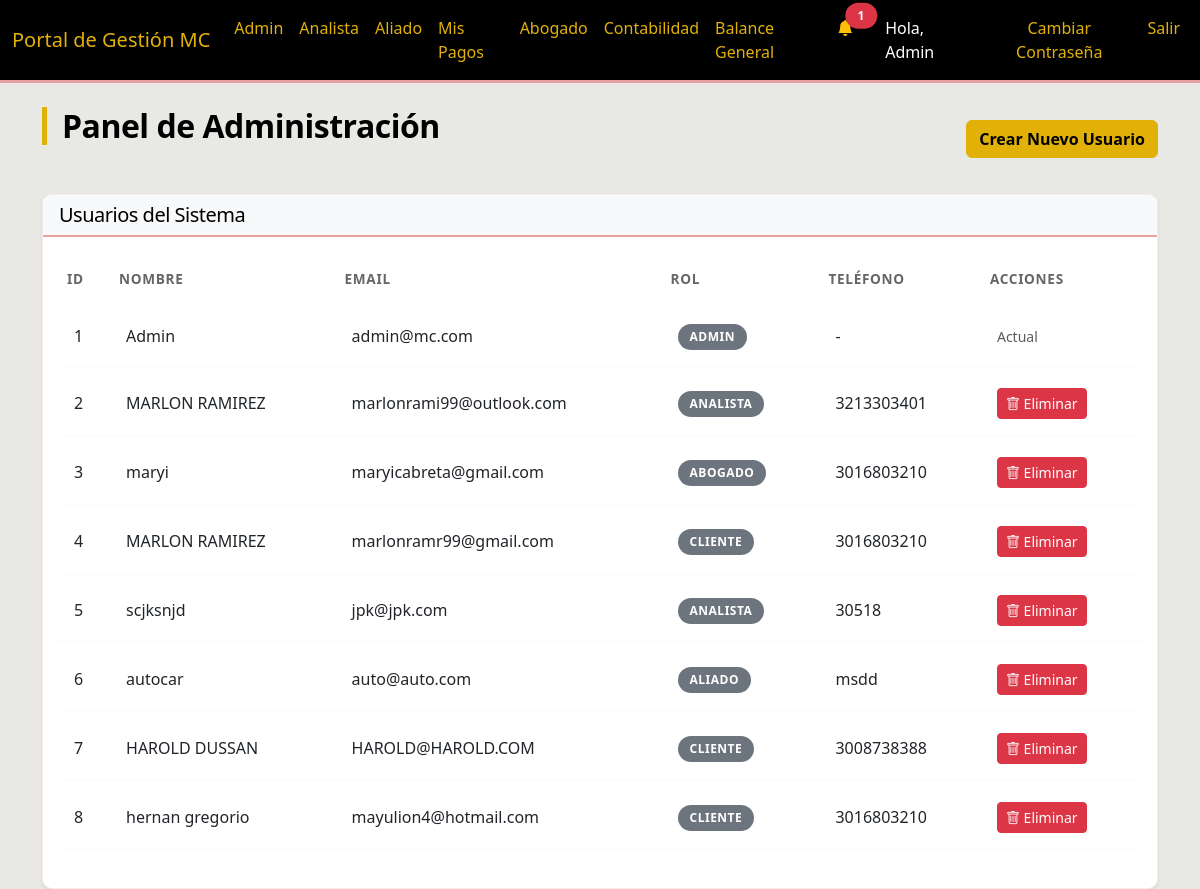
Page /admin (signed in) on the earlier database version.
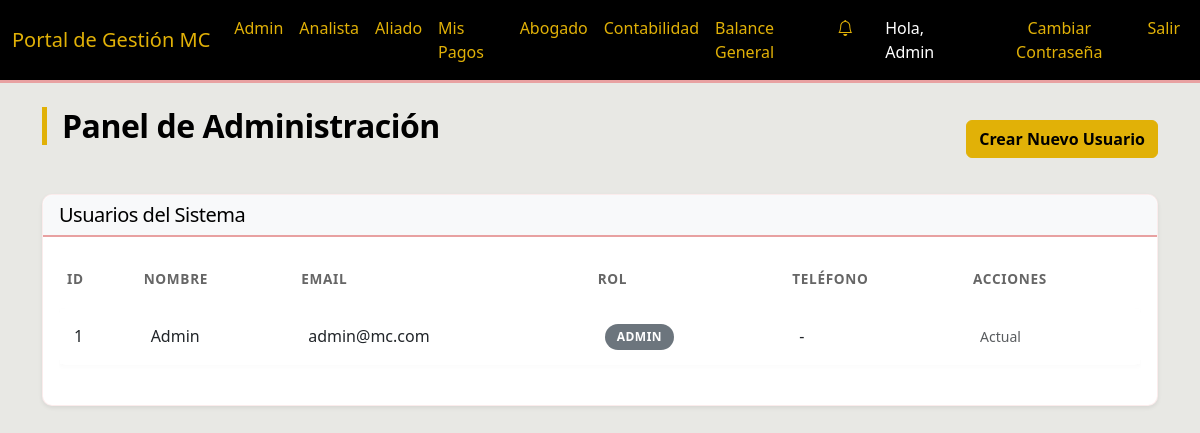
Same page on the later database version.
### models.py (models this page shows)
class User(UserMixin, db.Model):
    id = db.Column(db.Integer, primary_key=True)
    nombre_completo = db.Column(db.String(100), nullable=False)
    telefono = db.Column(db.String(20))
    email = db.Column(db.String(120), unique=True, nullable=False)
    rol = db.Column(db.String(20), nullable=False)  # 'Admin', 'Analista', 'Abogado', 'Aliado'
    password = db.Column(db.String(200)) # Added password for auth
    payments = db.relationship('AllyPayment', backref='ally', lazy=True)

### routes/admin.py (the view)
@admin_bp.route('/admin')
@login_required
def admin_dashboard():
    if current_user.rol != 'Admin':
        flash('Acceso no autorizado', 'danger')
        return redirect(url_for('main.index'))
    users = User.query.all()
    return render_template('admin/dashboard.html', users=users)

### app.py (called while the page is built)
@login_manager.user_loader
def load_user(user_id):
    return User.query.get(int(user_id))

### templates/admin/dashboard.html (shortened to what this page needs)
{% extends "base.html" %}
{% block content %}
<div class="d-flex justify-content-between align-items-center mb-4">
    <h2>Panel de Administración</h2>
    <button type="button" class="btn btn-primary" data-bs-toggle="modal" data-bs-target="#createUserModal">
        Crear Nuevo Usuario
    </button>
</div>
<div class="card shadow-sm">
    <div class="card-header bg-light">
        <h5 class="mb-0">Usuarios del Sistema</h5>
    </div>
    <div class="card-body">
        <div class="table-responsive">
            <table class="table table-hover">
                <thead>
                    <tr>
                        <th>ID</th>
                        <th>Nombre</th>
                        <th>Email</th>
                        <th>Rol</th>
                        <th>Teléfono</th>
                        <th>Acciones</th>
                    </tr>
                </thead>
                <tbody>
                    {% for user in users %}
                    <tr>
                        <td>{{ user.id }}</td>
                        <td>{{ user.nombre_completo }}</td>
                        <td>{{ user.email }}</td>
                        <td><span class="badge bg-secondary">{{ user.rol }}</span></td>
                        <td>{{ user.telefono or '-' }}</td>
                        <td>
                            {% if user.id != current_user.id %}
                            <form action="{{ url_for('admin.delete_user', user_id=user.id) }}" method="POST"
                                onsubmit="return confirm('¿Estás seguro de eliminar a este usuario? Esta acción es irreversible.');"
                                style="display:inline;">
                                <button type="submit" class="btn btn-sm btn-danger" title="Eliminar">
                                    <i class="bi bi-trash"></i> Eliminar
                                </button>
                            </form>
                            {% else %}
                            <span class="text-muted small">Actual</span>
                            {% endif %}
                        </td>
                    </tr>
                    {% endfor %}
                </tbody>
            </table>
        </div>
    </div>
</div>
{% endblock %}

### templates/base.html (shortened to what this page needs)
<!DOCTYPE html>
<html lang="es">
<head>
    <link href="https://cdn.jsdelivr.net/npm/bootstrap@5.3.0/dist/css/bootstrap.min.css" rel="stylesheet">
    <link href="https://cdn.jsdelivr.net/npm/bootstrap-icons@1.7.2/font/bootstrap-icons.css" rel="stylesheet">
    <link rel="stylesheet" href="{{ url_for('static', filename='css/style.css') }}">
</head>
<body>
    <nav class="navbar navbar-expand-lg navbar-dark bg-dark">
        <div class="container-fluid">
            <a class="navbar-brand" href="#">Portal de Gestión MC</a>
            <div class="collapse navbar-collapse" id="navbarNav">
                <ul class="navbar-nav me-auto">
                    {% if current_user.is_authenticated %}
                    {% if current_user.rol == 'Admin' %}
                    <li class="nav-item"><a class="nav-link" href="{{ url_for('admin.admin_dashboard') }}">Admin</a>
                    </li>
                    {% endif %}
                    {% if current_user.rol == 'Analista' or current_user.rol == 'Admin' %}
                    <li class="nav-item"><a class="nav-link"
                            href="{{ url_for('analyst.analyst_dashboard') }}">Analista</a>
                    </li>
                    {% endif %}
                    {% if current_user.rol == 'Aliado' or current_user.rol == 'Admin' %}
                    <li class="nav-item"><a class="nav-link"
                            href="{{ url_for('aliados.aliados_dashboard') }}">Aliado</a>
                    </li>
                    <li class="nav-item"><a class="nav-link" href="{{ url_for('aliados.mis_pagos') }}">Mis Pagos</a>
                    </li>
                    {% endif %}
                    {% if current_user.rol == 'Abogado' or current_user.rol == 'Admin' %}
                    <li class="nav-item"><a class="nav-link" href="{{ url_for('lawyer.lawyer_dashboard') }}">Abogado</a>
                    </li>
                    <li class="nav-item"><a class="nav-link"
                            href="{{ url_for('main.accounting_dashboard') }}">Contabilidad</a>
                    </li>
                    <li class="nav-item"><a class="nav-link" href="{{ url_for('main.balance_general') }}">Balance
                            General</a>
                    </li>
                    {% endif %}
                    {% endif %}
                </ul>
                <ul class="navbar-nav">
                    {% if current_user.is_authenticated %}
                    <li class="nav-item dropdown me-3">
                        <a class="nav-link position-relative" href="#" id="navbarDropdownNotifications" role="button"
                            data-bs-toggle="dropdown" aria-expanded="false">
                            <i class="bi bi-bell{% if unread_messages_count > 0 %}-fill text-warning{% endif %}"></i>
                            {% if unread_messages_count > 0 %}
                            <span
                                class="position-absolute top-10 start-100 translate-middle badge rounded-pill bg-danger">
                                {{ unread_messages_count }}
                            </span>
                            {% endif %}
                        </a>
                    </li>
                    <li class="nav-item"><span class="nav-link text-light">Hola, {{ current_user.nombre_completo
                            }}</span></li>
                    <li class="nav-item">
                        <button type="button" class="btn btn-link nav-link" data-bs-toggle="modal"
                            data-bs-target="#changePasswordModal">
                            Cambiar Contraseña
                        </button>
                    </li>
                    <li class="nav-item"><a class="nav-link" href="{{ url_for('auth.logout') }}">Salir</a></li>
                    {% else %}
                    <li class="nav-item"><a class="nav-link" href="{{ url_for('auth.login') }}">Ingresar</a></li>
                    {% endif %}
                </ul>
            </div>
        </div>
    </nav>
    <div class="container mt-4">
        {% block content %}{% endblock %}
    </div>
</body>
</html>

Differences in the rows shown:
removed User: id "2", nombre_completo "MARLON RAMIREZ", email "marlonrami99@outlook.com", rol "ANALISTA", telefono "3213303401"
removed User: id "3", nombre_completo "maryi", email "maryicabreta@gmail.com", rol "ABOGADO", telefono "3016803210"
removed User: id "4", nombre_completo "MARLON RAMIREZ", email "marlonramr99@gmail.com", rol "CLIENTE", telefono "3016803210"
removed User: id "5", nombre_completo "scjksnjd", email "jpk@jpk.com", rol "ANALISTA", telefono "30518"
removed User: id "6", nombre_completo "autocar", email "auto@auto.com", rol "ALIADO", telefono "msdd"
removed User: id "7", nombre_completo "HAROLD DUSSAN", email "HAROLD@HAROLD.COM", rol "CLIENTE", telefono "3008738388"
removed User: id "8", nombre_completo "hernan gregorio", email "mayulion4@hotmail.com", rol "CLIENTE", telefono "3016803210"
Other differences:
{{ unread_messages_count }}: "1" → (not shown)
